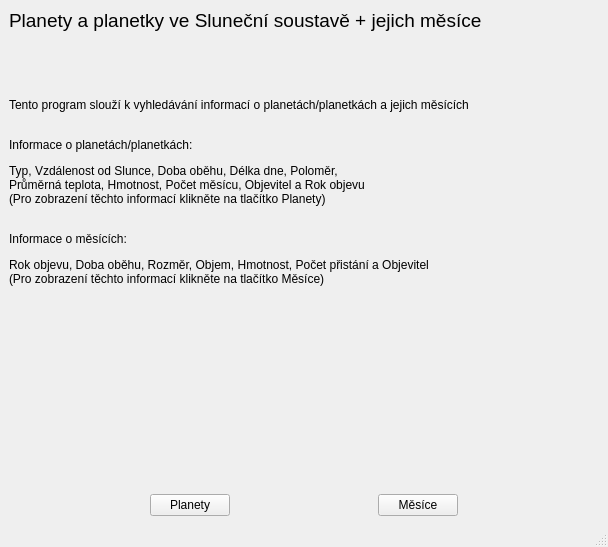
<?xml version="1.0" encoding="UTF-8"?>
<ui version="4.0">
 <class>MainWindow</class>
 <widget class="QMainWindow" name="MainWindow">
  <property name="geometry">
   <rect>
    <x>0</x>
    <y>0</y>
    <width>608</width>
    <height>547</height>
   </rect>
  </property>
  <property name="windowTitle">
   <string>MainWindow</string>
  </property>
  <widget class="QWidget" name="centralwidget">
   <layout class="QVBoxLayout" name="verticalLayout_2">
    <item>
     <layout class="QHBoxLayout" name="horizontalLayout_2" stretch="0">
      <item>
       <widget class="QLabel" name="label">
        <property name="text">
         <string>&lt;html&gt;&lt;head/&gt;&lt;body&gt;&lt;p&gt;&lt;span style=&quot; font-size:14pt;&quot;&gt;Planety a planetky ve Sluneční soustavě + jejich měsíce&lt;/span&gt;&lt;/p&gt;&lt;p&gt;&lt;br/&gt;&lt;/p&gt;&lt;p&gt;&lt;br/&gt;&lt;span style=&quot; font-size:9pt;&quot;&gt;Tento program slouží k vyhledávání informací o planetách/planetkách a jejich měsících&lt;/span&gt;&lt;/p&gt;&lt;p&gt;&lt;br/&gt;&lt;span style=&quot; font-size:9pt;&quot;&gt;Informace o planetách/planetkách:&lt;/span&gt;&lt;/p&gt;&lt;p&gt;Typ, Vzdálenost od Slunce, Doba oběhu, Délka dne, Poloměr,&lt;br/&gt;Průměrná teplota, Hmotnost, Počet měsícu, Objevitel a Rok objevu&lt;br/&gt;(Pro zobrazení těchto informací klikněte na tlačítko Planety)&lt;/p&gt;&lt;p&gt;&lt;br/&gt;&lt;span style=&quot; font-size:9pt;&quot;&gt;Informace o měsících:&lt;/span&gt;&lt;/p&gt;&lt;p&gt;Rok objevu, Doba oběhu, Rozměr, Objem, Hmotnost, Počet přistání a Objevitel&lt;br/&gt;(Pro zobrazení těchto informací klikněte na tlačítko Měsíce)&lt;br/&gt;&lt;/p&gt;&lt;/body&gt;&lt;/html&gt;</string>
        </property>
        <property name="wordWrap">
         <bool>false</bool>
        </property>
       </widget>
      </item>
     </layout>
    </item>
    <item>
     <spacer name="verticalSpacer">
      <property name="orientation">
       <enum>Qt::Vertical</enum>
      </property>
      <property name="sizeHint" stdset="0">
       <size>
        <width>20</width>
        <height>40</height>
       </size>
      </property>
     </spacer>
    </item>
    <item>
     <layout class="QVBoxLayout" name="verticalLayout">
      <item>
       <layout class="QHBoxLayout" name="horizontalLayout">
        <item>
         <spacer name="horizontalSpacer_3">
          <property name="orientation">
           <enum>Qt::Horizontal</enum>
          </property>
          <property name="sizeType">
           <enum>QSizePolicy::Expanding</enum>
          </property>
          <property name="sizeHint" stdset="0">
           <size>
            <width>40</width>
            <height>20</height>
           </size>
          </property>
         </spacer>
        </item>
        <item>
         <widget class="QPushButton" name="pushButton">
          <property name="text">
           <string>Planety</string>
          </property>
         </widget>
        </item>
        <item>
         <spacer name="horizontalSpacer">
          <property name="orientation">
           <enum>Qt::Horizontal</enum>
          </property>
          <property name="sizeType">
           <enum>QSizePolicy::Expanding</enum>
          </property>
          <property name="sizeHint" stdset="0">
           <size>
            <width>40</width>
            <height>20</height>
           </size>
          </property>
         </spacer>
        </item>
        <item>
         <widget class="QPushButton" name="pushButton_2">
          <property name="text">
           <string>Měsíce</string>
          </property>
         </widget>
        </item>
        <item>
         <spacer name="horizontalSpacer_2">
          <property name="orientation">
           <enum>Qt::Horizontal</enum>
          </property>
          <property name="sizeType">
           <enum>QSizePolicy::Expanding</enum>
          </property>
          <property name="sizeHint" stdset="0">
           <size>
            <width>40</width>
            <height>20</height>
           </size>
          </property>
         </spacer>
        </item>
       </layout>
      </item>
     </layout>
    </item>
   </layout>
  </widget>
  <widget class="QMenuBar" name="menubar">
   <property name="geometry">
    <rect>
     <x>0</x>
     <y>0</y>
     <width>608</width>
     <height>26</height>
    </rect>
   </property>
  </widget>
  <widget class="QStatusBar" name="statusbar"/>
 </widget>
 <resources/>
 <connections/>
</ui>
